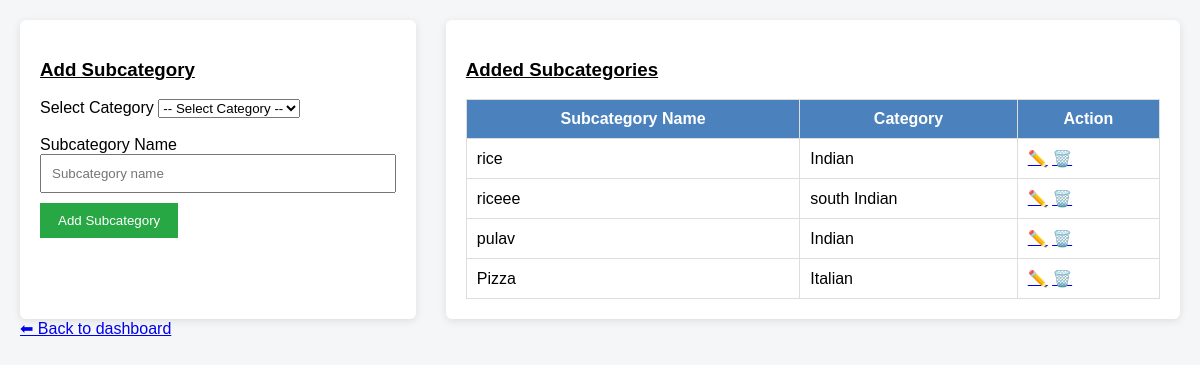
The app's page /dashboard/add_subcategory/, older data.
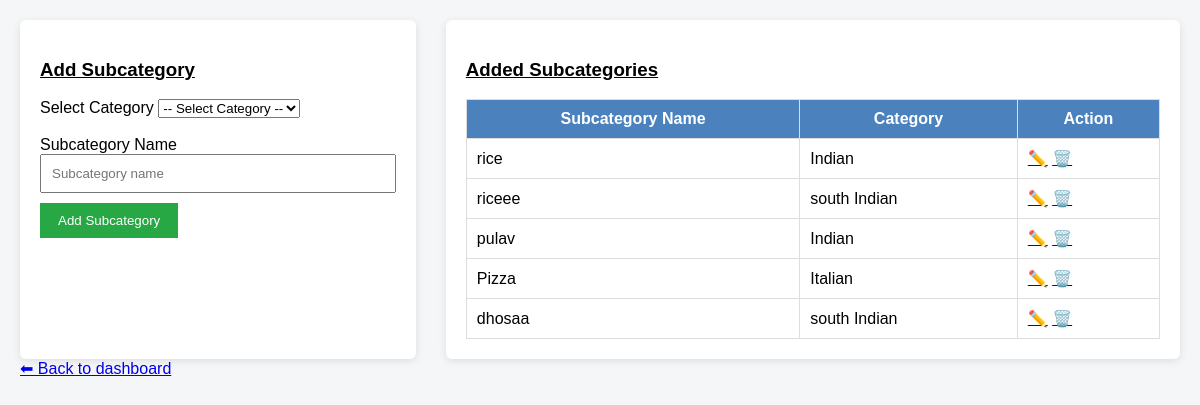
The same page, newer data.
### adminpanel/models.py (models this page shows, shortened)
class FoodItemSubCategory(models.Model):
    subcategory_name = models.CharField(max_length=100)
    food_item_cat = models.ForeignKey(FoodItemCategory, on_delete=models.CASCADE)

class FoodItemCategory(models.Model):
    category_name = models.CharField(max_length=100)

### adminpanel/views.py (the view, shortened to what this page needs)
# urls.py: path('add_subcategory/', views.add_subcategory, name='add_subcategory'),
def add_subcategory(request):
    subcategories = FoodItemSubCategory.objects.select_related('food_item_cat').all()
    categories = FoodItemCategory.objects.all()
    return render(request, 'add/add_subcategory.html', {
        'subcategories': subcategories,
        'categories': categories
    })

### templates/add/add_subcategory.html (shortened to what this page needs)
{% load static %}
<!DOCTYPE html>
<html>
<head>
    <link rel="stylesheet" href="{% static 'adminpanel/css/category.css' %}">
</head>
<body>
<div class="container">
    <div class="left">
        <u><h3>Added Subcategories</h3></u>
        <table>
            <tr>
                <th>Subcategory Name</th>
                <th>Category</th>
                <th>Action</th>
            </tr>
            {% for sub in subcategories %}
            <tr>
                <td>{{ sub.subcategory_name }}</td>
                <td>{{ sub.food_item_cat.category_name }}</td>
                <td>
                    <a href="{% url 'update_subcategory' sub.id %}">✏️</a>
                    <a href="{% url 'delete_subcategory_item' sub.id %}"
                       onclick="return confirm('Are you sure you want to delete subcategory?')">🗑️</a>
                </td>
            </tr>
            {% empty %}
            <tr>
                <td colspan="3">No subcategory added</td>
            </tr>
            {% endfor %}
        </table>
    </div>
    <div class="right">
        <u><h3>Add Subcategory</h3></u>
        <form method="post">
            <label>Select Category</label>
            <select name="category_id" required>
                <option value="">-- Select Category --</option>
            </select><br><br>
            <label>Subcategory Name</label>
            <input type="text" name="subcategory_name"
                   placeholder="Subcategory name" required>
            <button type="submit">Add Subcategory</button>
        </form>
    </div>
</div>
<a href="{% url 'dashboard' %}" >⬅ Back to dashboard</a>
</body>
</html>

Row changes from the older to the newer data that the page shows:
added FoodItemSubCategory: subcategory_name "dhosaa", food_item_cat.category_name "south Indian"
